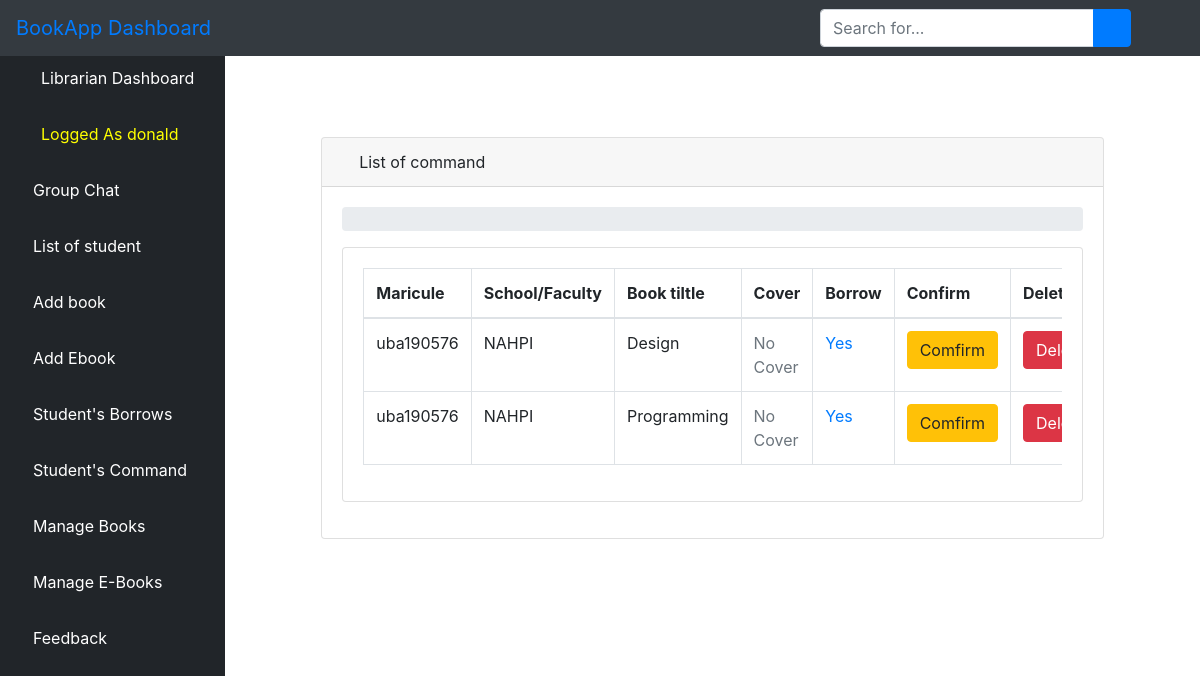
The page /listcommand/ (signed in) on the database its author committed.
### users/models.py (models this page shows, shortened)
class User(AbstractUser):
    is_admin = models.BooleanField(default=False)
    is_librarian = models.BooleanField(default=False)
    is_student = models.BooleanField(default=False)
    is_publisher = models.BooleanField(default=False)
    is_not_verified = models.BooleanField(default=True)
    class Meta:
        swappable = 'AUTH_USER_MODEL'

class CommandBook(models.Model):
    name = models.ForeignKey(Books, on_delete=models.CASCADE)
    comand_date = models.DateTimeField(auto_now_add=True)
    student_name = models.ForeignKey(Profile, on_delete=models.CASCADE)
    confirm = models.BooleanField(default=False)
    class Meta:
        ordering = ['-comand_date']

class Profile(models.Model):
    user = models.OneToOneField(User, on_delete=models.CASCADE)
    matricule = models.CharField(max_length=100)
    NAHPI = 'NAHPI'
    FSCH = 'FSCH'
    HCIM = 'HCIM'
    FACULTY = 'FACULTY'
    ENS = 'ENS'
    ENSET = 'ENSET'
    SCHOOL = [
        ( NAHPI, 'NAHPI'),( FSCH , 'FSCH'), ( HCIM, 'HCIM'),( FACULTY ,'FACULTY'),
        ( ENS, 'ENS'), (ENSET, 'ENSET')
    ]
    school = models.CharField(max_length=100, choices=SCHOOL, default='NAHPI')
    department = models.CharField(max_length=100)
    l1='1'
    l2='2'
    l3='3'
    l4='4'
    l5='5'
    l6='6'
    l7='7'
    level = [
        (l1,'1'),
        (l2,'2'),
        (l3,'3'),
        (l4,'4'),
        (l5,'5'),
        (l6,'6'),
        (l7,'7')
    ]
    level =  models.CharField(max_length=100, choices=level, default='1')
    picture = models.ImageField(upload_to=rename_image, blank=True)

class Books(models.Model):
    title = models.CharField(max_length=100)
    author = models.CharField(max_length=100)
    year = models.CharField(max_length=100)
    description = models.CharField(max_length=100)
    category = models.ForeignKey(Ecategory, on_delete=models.CASCADE, blank=True, null=True)
    uploaded_by = models.CharField(max_length=100)
    cover = models.ImageField(upload_to='cover', blank=True)
    date_added = models.DateTimeField(auto_now_add=True)
    class Meta:
        ordering = ['-date_added']
        verbose_name = ('Book')
        verbose_name_plural = ('Books')
    def __str__(self):
        return self.title

### users/views.py (the view)
# urls.py: path("listcommand/", views.ListCommandView.as_view(),  name="listcommand"),
class ListCommandView(LoginRequiredMixin, ListView):
    model = CommandBook
    template_name = 'librarian/commandBook.html'
    context_object_name = 'booksComand'
    paginate_by = 4
    def get_queryset(self):
        return CommandBook.objects.order_by('-id')

### users/templates/librarian/commandBook.html (shortened to what this page needs)
{% extends 'librarian/base.html' %}
{% load static %}
{% block body %}
<div class="container-fluid">
  <div class="row" style="padding-top: 87px">
    <div class="col-sm-1" style="color: red">
    </div>
    <div class="col-sm-10">
      <div class="card mb-3">
        <div class="card-header">
          <i class="fas fa-table text-primary"></i>
          List of command
        </div>
        <div class="card-body">
          <ol class="breadcrumb">
          </ol>
          <div class="card mb-3">
            <div class="card-body">
              <div class="table-responsive">
                <table class="table table-bordered" id="dataTable" width="100%" cellspacing="0">
                  <thead>
                    <tr>
                      <th>Maricule</th>
                      <th>School/Faculty</th>
                      <th>Book tiltle</th>
                      <th>Cover</th>
                      <th>Borrow</th>
                      <th>Confirm</th>
                      <th>Delete</th>
                    </tr>
                  </thead>
                  <tbody>
                    {% if booksComand %}
                    {% for book in booksComand %}
                    <tr>
                      <td>{{ book.student_name.matricule }}</td>
                      <td>{{ book.student_name.school}}</td>
                      <td>{{ book.name }}</td>
                      <td>
                        {% if book.cover %}
                        <img src="{{ book.name.cover }}" alt="{{ book.name.title}}" style="height: 100px; width: 100px">
                        {% else %}
                        <span class="text-muted">No Cover</span>
                        {% endif %}
                      </td>
                      {% if book.confirm %}
                      <td class="text-primary"> Yes </td>
                      {% else %}
                      <td class="text-warning"> No </td>
                      {% endif %}
                      <td>
                        <a href="{% url 'command_edit' book.pk %}"><button type="button" class="btn btn-warning">
                            Comfirm</button></a>
                      </td>
                      <td>
                        <a href="{% url 'command_delete' book.pk %}"><button type="button" class="btn btn-danger">
                            Delete</button></a>
                      </td>
                    </tr>
                    {% endfor %}
                    {% endif %}
                  </tbody>
                </table>
              </div>
            </div>
          </div>
        </div>
      </div>
    </div>
    <div class="col-sm-1">
    </div>
  </div>
  </body>
  </html>
  {% endblock %}

### users/templates/librarian/base.html (shortened to what this page needs)
{% load static %}
<!DOCTYPE html>
<html lang="en">
<head>
    {% load static %}
    <link href="{% static 'vendor/fontawesome-free/css/all.min.css' %}" rel="stylesheet" type="text/css">
       <link rel="stylesheet" href="{% static 'assets/css/bootstrap.min.css' %}">
      <link rel="stylesheet" href="{% static 'assets/fonts/font-awesome-4.7.0/css/font-awesome.min.css' %}">
    <link href="{% static 'vendor/datatables/dataTables.bootstrap4.css' %}" rel="stylesheet">
    <link rel="stylesheet" type="text/css" href="{% static 'css/master.css' %}">
    <link href="{% static 'css/sb-admin.css' %}" rel="stylesheet">
</head>
<body id="page-top">
<nav class="navbar navbar-expand navbar-dark bg-dark fixed-top">
    <a class="navbar-brand mr-1 text-primary" href="">BookApp Dashboard</a>
    <button class="btn btn-link btn-sm text-white order-1 order-sm-0" id="sidebarToggle" href="#">
        <i class="fas fa-bars"></i>
    </button>
      <form class="d-none d-md-inline-block form-inline ml-auto mr-0 mr-md-3 my-2 my-md-0" action="">
        <div class="input-group">
            <input type="text" class="form-control" name="query" placeholder="Search for..." aria-label="Search" aria-describedby="basic-addon2">
            <div class="input-group-append">
                <button class="btn btn-primary" type="submit">
                    <i class="fas fa-search"></i>
                </button>
            </div>
        </div>
    </form>
    <ul class="navbar-nav ml-auto ml-md-0">
        <li class="nav-item dropdown no-arrow">
            <a class="nav-link dropdown-toggle" href="#" id="userDropdown" role="button" data-toggle="dropdown" aria-haspopup="true" aria-expanded="false">
                <i class="fas fa-user-circle fa-fw text-primary"></i>
            </a>
        </li>
    </ul>
</nav>
<div id="wrapper" style="padding-top: 50px">
<ul class="sidebar navbar-nav">
    <li class="nav-item active">
        <a class="nav-link" href="{% url 'librarian' %}">
            <i class="fas fa-fw fa-tachometer-alt"></i>
            <span>Librarian Dashboard</span>
        </a>
    </li>
    <li class="nav-item active">
        <a class="nav-link" href="">
            <i class="fas fa-user-circle fa-fw text-warning"></i>
            <span style="color: yellow">Logged As {{ user.username }}</span>
        </a>
    </li>
      <li class="nav-item">
        <a class="nav-link" href="{% url 'llchat' %}">
            <i class="fas fa-book text-primary"></i>
            <span style="color: white">Group Chat</span>
        </a>
    </li>
        <li class="nav-item">
        <a class="nav-link" href="">
            <i class="fas fa-book text-primary"></i>
            <span style="color: white">List of student</span>
        </a>
    </li>
        <li class="nav-item">
        <a class="nav-link" href="{% url 'laddbook' %}">
            <i class="fas fa-book text-primary"></i>
            <span style="color: white">Add book</span>
        </a>
    </li>
        <li class="nav-item">
        <a class="nav-link" href="{% url 'laddebook' %}">
            <i class="fas fa-book text-primary"></i>
            <span style="color: white">Add Ebook</span>
        </a>
    </li>
        <li class="nav-item">
        <a class="nav-link" href="{% url 'listborrow' %}">
            <i class="fas fa-book text-primary"></i>
            <span style="color: white">Student's Borrows </span>
        </a>
    </li>
    <li class="nav-item">
        <a class="nav-link" href="{% url 'listcommand' %}">
            <i class="fas fa-book text-primary"></i>
            <span style="color: white">Student's Command</span>
        </a>
    </li>
      <li class="nav-item">
        <a class="nav-link" href="{% url 'lmbook' %}">
            <i class="fas fa-book text-primary"></i>
            <span style="color: white">Manage Books</span>
        </a>
    </li>
    <li class="nav-item">
        <a class="nav-link" href="{% url 'lmebook' %}">
            <i class="fas fa-book text-primary"></i>
            <span style="color: white">Manage E-Books</span>
        </a>
    </li>
     <li class="nav-item">
        <a class="nav-link" href="{% url 'listfeedback' %}">
            <i class="fas fa-book text-primary"></i>
            <span style="color: white">Feedback</span>
        </a>
    </li>
</ul>
    {% block body %}{% endblock %}

### users/static/css/master.css (style rules this page uses)
html { scroll-behavior: smooth; }
li { list-style-type: none; }

### users/templates/librarian/base.html (style rules this page uses)
body { display: flex; flex-direction: column; min-height: 100vh; }

### rows shown on the page
User: username "donald"
CommandBook: student_name.matricule "uba190576", student_name.school "NAHPI", name "Design", confirm "Yes"
CommandBook: student_name.matricule "uba190576", student_name.school "NAHPI", name "Programming", confirm "Yes"
